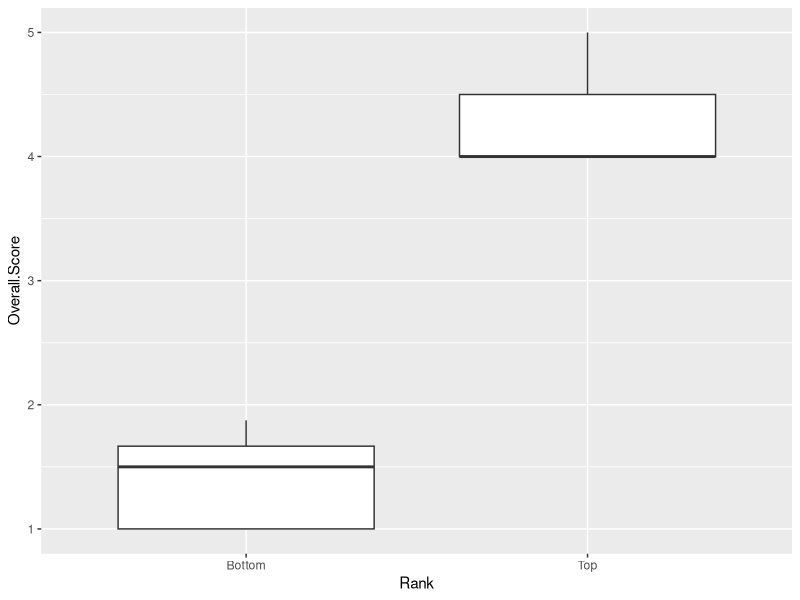
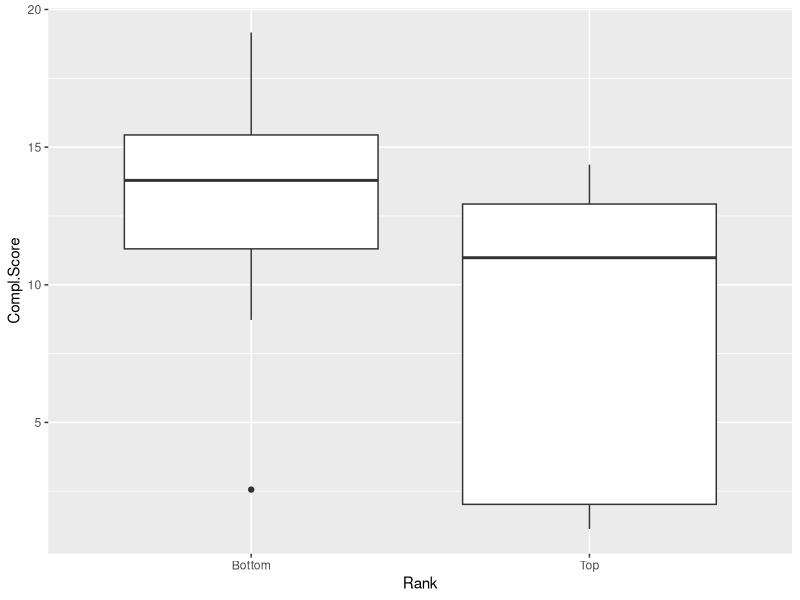
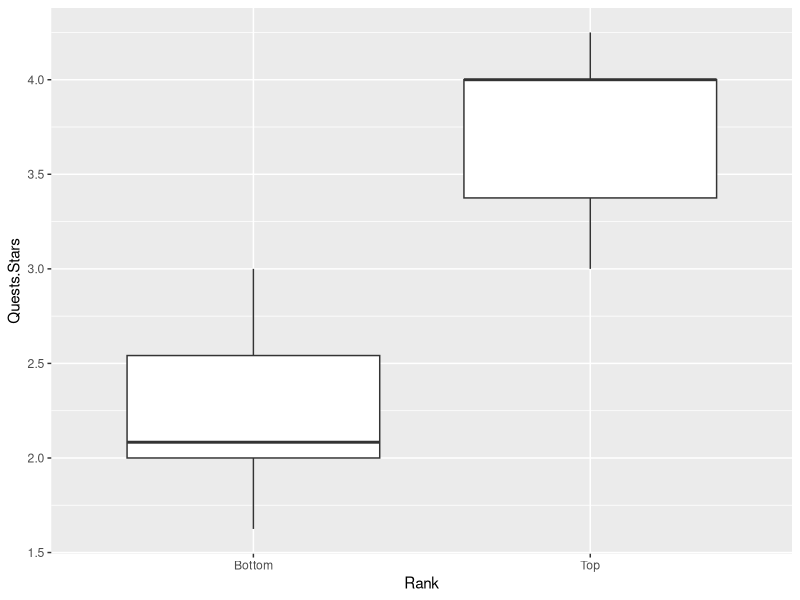
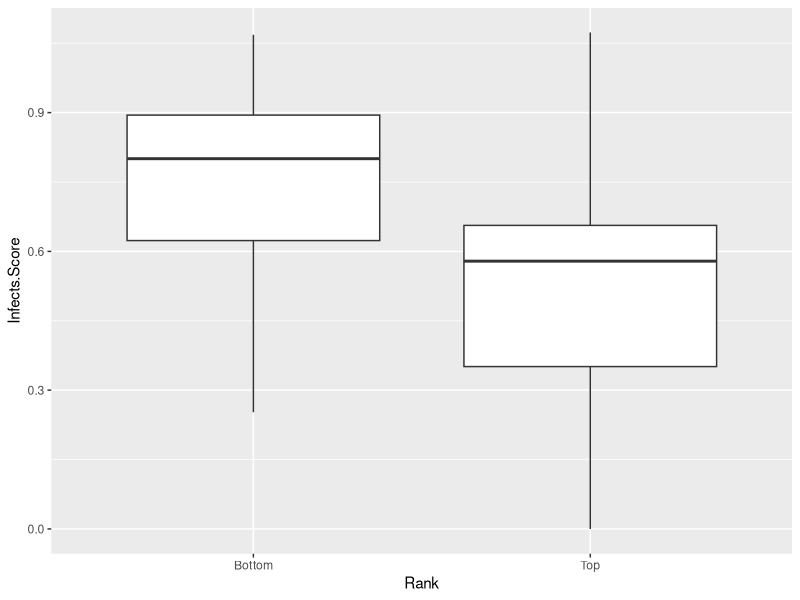
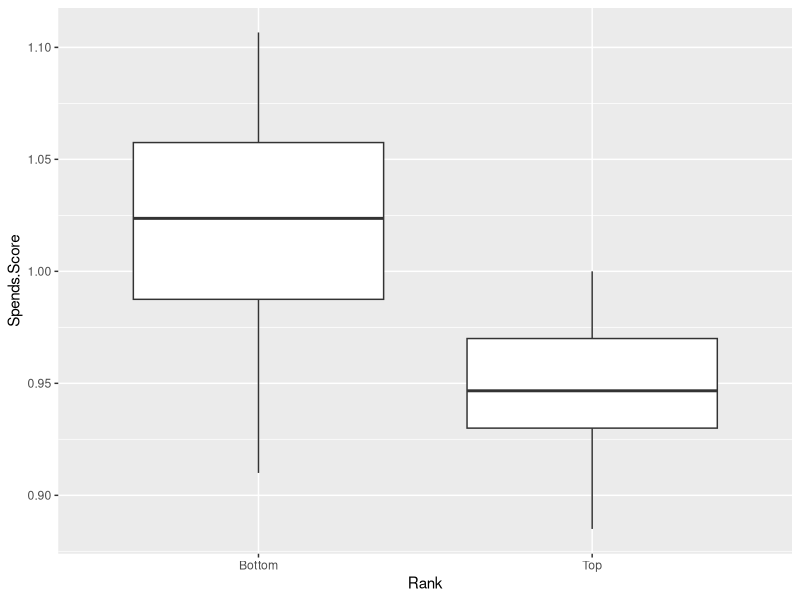
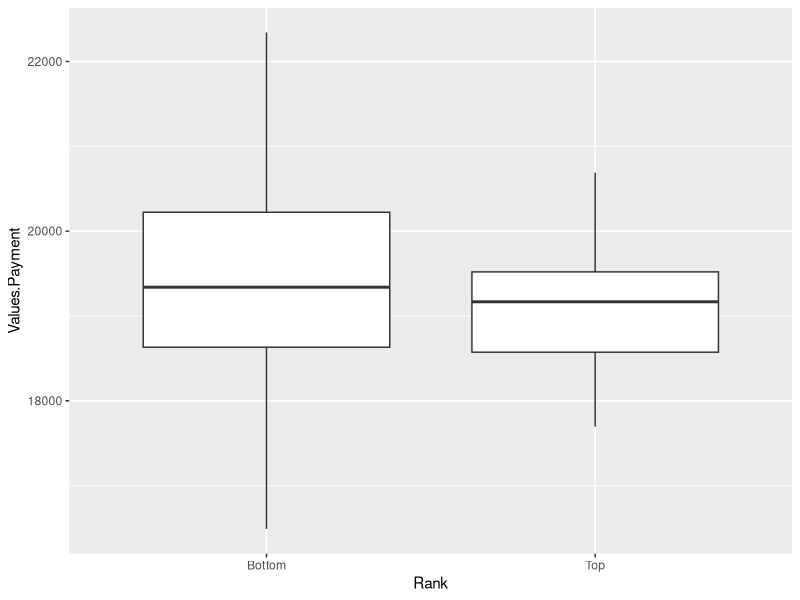
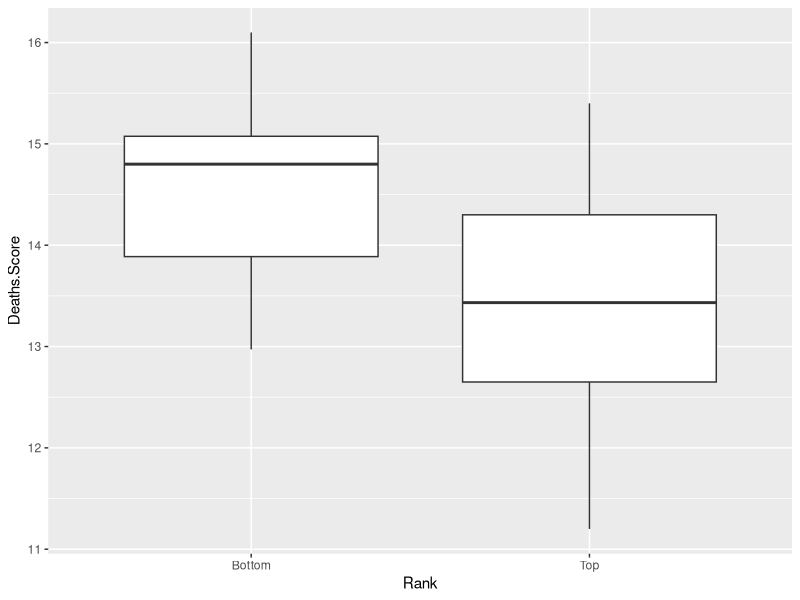
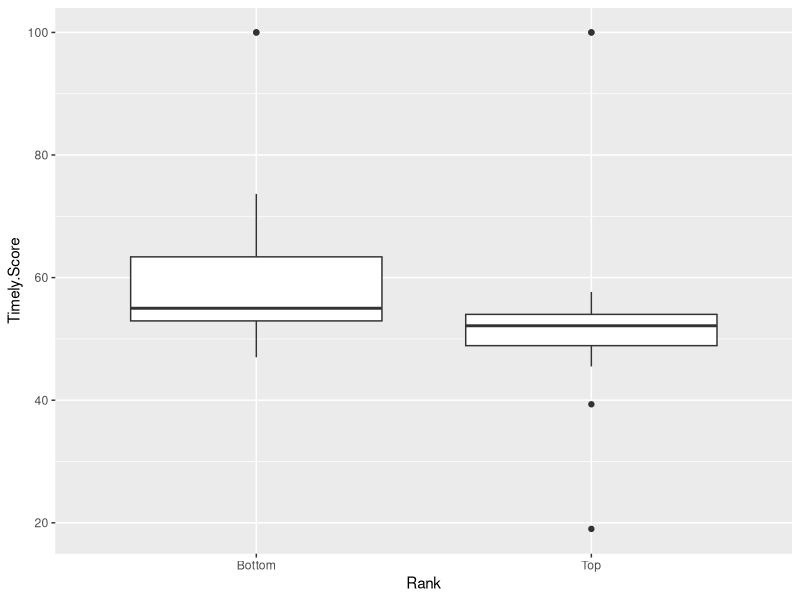

The R source for these figures, in order:
# Matt McAvoy
# exploration of merged
# November 29, 2016

library(tidyverse)
library(stringr)
library(ggrepel)

setwd("C:/Users/homur/OneDrive/New College/EDA/Project2")
data <- read.csv("Data_concise/merged_data.csv")
str(data)

names(data)
n_data <- data %>% select(-X, -Location)

# By overall.Score
top_score <- data %>% arrange(desc(Overall.Score)) %>% slice(1:20)
bottom_score <- data %>% arrange(Overall.Score) %>% slice(1:20)

bottom_top <- bind_rows(top_score %>% mutate(Rank = "Top"), bottom_score %>% mutate(Rank = "Bottom"))

# Boxplots of bottom scores vs top scores 
ggplot(data = bottom_top, aes(x=Rank)) + geom_boxplot(aes(y=Overall.Score))
ggplot(data = bottom_top, aes(x=Rank)) + geom_boxplot(aes(y=Compl.Score))
ggplot(data = bottom_top, aes(x=Rank)) + geom_boxplot(aes(y=Quests.Stars))
ggplot(data = bottom_top, aes(x=Rank)) + geom_boxplot(aes(y=Infects.Score))
ggplot(data = bottom_top, aes(x=Rank)) + geom_boxplot(aes(y=Spends.Score))
ggplot(data = bottom_top, aes(x=Rank)) + geom_boxplot(aes(y=Values.Payment))
ggplot(data = bottom_top, aes(x=Rank)) + geom_boxplot(aes(y=Deaths.Score))
ggplot(data = bottom_top, aes(x=Rank)) + geom_boxplot(aes(y=Timely.Score))

# By Death Score
top_Dscore <- data %>% arrange(desc(Deaths.Score)) %>% slice(1:20)
bottom_Dscore <- data %>% arrange(Overall.Score) %>% slice(1:20)

D_worst_best <- bind_rows(top_Dscore %>% mutate(Rank = "Worst"), bottom_Dscore %>% mutate(Rank = "Best"))

# Boxplots of bottom scores vs top scores 
ggplot(data = D_worst_best, aes(x=Rank)) + geom_boxplot(aes(y=Overall.Score))
ggplot(data = D_worst_best, aes(x=Rank)) + geom_boxplot(aes(y=Compl.Score))
ggplot(data = D_worst_best, aes(x=Rank)) + geom_boxplot(aes(y=Quests.Stars))
ggplot(data = D_worst_best, aes(x=Rank)) + geom_boxplot(aes(y=Infects.Score))
ggplot(data = D_worst_best, aes(x=Rank)) + geom_boxplot(aes(y=Spends.Score))
ggplot(data = D_worst_best, aes(x=Rank)) + geom_boxplot(aes(y=Values.Payment))
ggplot(data = D_worst_best, aes(x=Rank)) + geom_boxplot(aes(y=Deaths.Score))
ggplot(data = D_worst_best, aes(x=Rank)) + geom_boxplot(aes(y=Timely.Score))

# Not much expected by subsetting on death score, but do see expected by overall score

# 



## State level
state_data <- data %>% mutate(State = str_extract(Location, "\\s..$"))
state_score <- state_data %>% group_by(State) %>% summarise(State.Overall.Score = mean(Overall.Score), State.Deaths.Score = mean(Deaths.Score))
dim(state_score)

ggplot(data = state_score, aes(x=State, y=State.Overall.Score)) + 
		geom_point(shape = 1, size = 2.5) + geom_text_repel(aes(label=State), size = 4) 
ggplot(data = state_score, aes(x=State, y=State.Deaths.Score)) + 
		geom_point(shape = 1, size = 2.5) + geom_text_repel(aes(label=State), size = 4) 


# Standardize scores and stars by Z-score. Scores where lower is better, swapped numerator
# Lower is better: Compl, Infects, Images, Values, Deaths, Timely
# Higher is better: Quests, Overall, Spends, 
std_data <- data %>% mutate(Std.Compl.Score = (mean(Compl.Score) - Compl.Score)/mean(Compl.Score)) %>%
		mutate(Std.Infects.Score = (mean(Infects.Score) - Infects.Score)/mean(Infects.Score)) %>%
		mutate(Std.Images.Score = (mean(Images.Score) - Images.Score)/mean(Images.Score)) %>%
		mutate(Std.Values.Payment = (mean(Values.Payment) - Values.Payment)/mean(Values.Payment)) %>%
		mutate(Std.Deaths.Score = (mean(Deaths.Score) - Deaths.Score)/mean(Deaths.Score)) %>%
		mutate(Std.Timely.Score = (mean(Timely.Score) - Timely.Score)/mean(Timely.Score)) %>%
		mutate(Std.Spends.Score = (Spends.Score - mean(Spends.Score))/mean(Spends.Score)) %>%
		mutate(Std.Quests.Stars = (Quests.Stars - mean(Quests.Stars))/mean(Quests.Stars)) %>%
		mutate(Std.Overall.Score = (Overall.Score - mean(Overall.Score))/mean(Overall.Score)) %>%
		select(Location, Std.Overall.Score, Std.Quests.Stars, Std.Spends.Score, Std.Deaths.Score, Std.Values.Payment, Std.Timely.Score, Std.Compl.Score, Std.Infects.Score, Std.Images.Score) 
str(std_data)
ggplot(data=std_data, aes(x=Std.Overall.Score)) + geom_histogram()
ggplot(data=std_data, aes(x=Std.Quests.Stars)) + geom_histogram()
ggplot(data=std_data, aes(x=Std.Spends.Score)) + geom_histogram()
ggplot(data=std_data, aes(x=Std.Deaths.Score)) + geom_histogram()
ggplot(data=std_data, aes(x=Std.Values.Payment)) + geom_histogram()
ggplot(data=std_data, aes(x=Std.Timely.Score)) + geom_histogram()
ggplot(data=std_data, aes(x=Std.Compl.Score)) + geom_histogram()
ggplot(data=std_data, aes(x=Std.Infects.Score)) + geom_histogram()
ggplot(data=std_data, aes(x=Std.Images.Score)) + geom_histogram()

ylm <- lm(Std.Overall.Score ~ Std.Compl.Score + Std.Infects.Score + Std.Spends.Score + Std.Images.Score + Std.Deaths.Score + Std.Timely.Score, data=std_data)
summary(ylm)
plot(ylm)


# Further 


